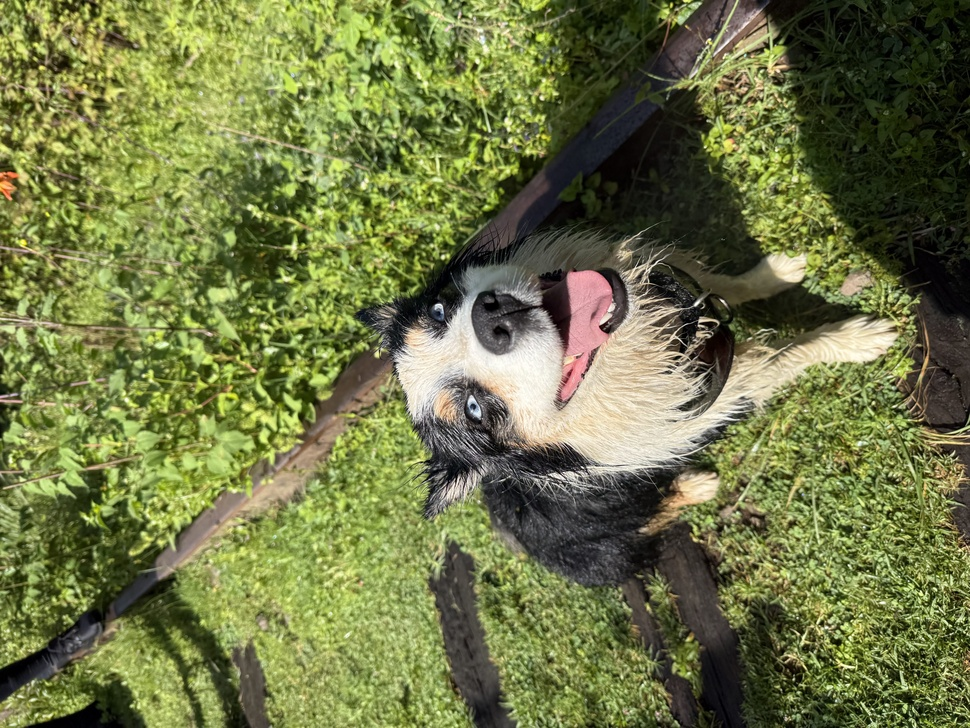
#> input picture 2.5_AlgoritmosDeMejoramiento/data/img1.jpg, 970 x 728 px, shrunk from 4618 x 3464 before the run; the run also reads 3 pictures not shown here
$ jupyter execute 2.5_Algoritmos_de_mejoramiento.ipynb
#> lines starting #> are read from the running program, lines starting #| are printed output that depends on the picture
# 2.5 Google Colab - Algoritmos de mejoramiento de imágenes basado por pixeles
### Computer Vision for Images and Video (TC4033 - Group 10)

- **School**: School of Engineering and Sciences, Tecnológico de Monterrey
- **Lead Professor**: Dr. Gilberto Ochoa Ruiz
- **Assistant Professor**: MIP Ma. del Refugio Melendez Alfaro
- **Tutor Professor**: Iván Reyes Amezcua
- **Team 5**:
  - Benjamin Cisneros Barraza - A01796323
  - Jonatan Israel Meza Mendoza - A01275322
  - Carlos Pano Hernández - A01066264
  - Edgar Omar Cruz Mendoza - A01795590
- **Date**: Sunday, September 21th, 2025

## Importing Libraries <a class="anchor" id="libraries" ></a>

[cell 1]
from matplotlib import image as mpimg
import matplotlib.pyplot as plt
import numpy as np
import cv2

## Loading Images <a class="anchor" id="loading"></a>

[cell 2]
# Load images
try:
    img1 = mpimg.imread('data/img1.jpg')
#> img1 is the input picture: shape (728, 970, 3); mean R, G, B 111.2, 117.9, 69.9
    img2 = mpimg.imread('data/img2.jpg')
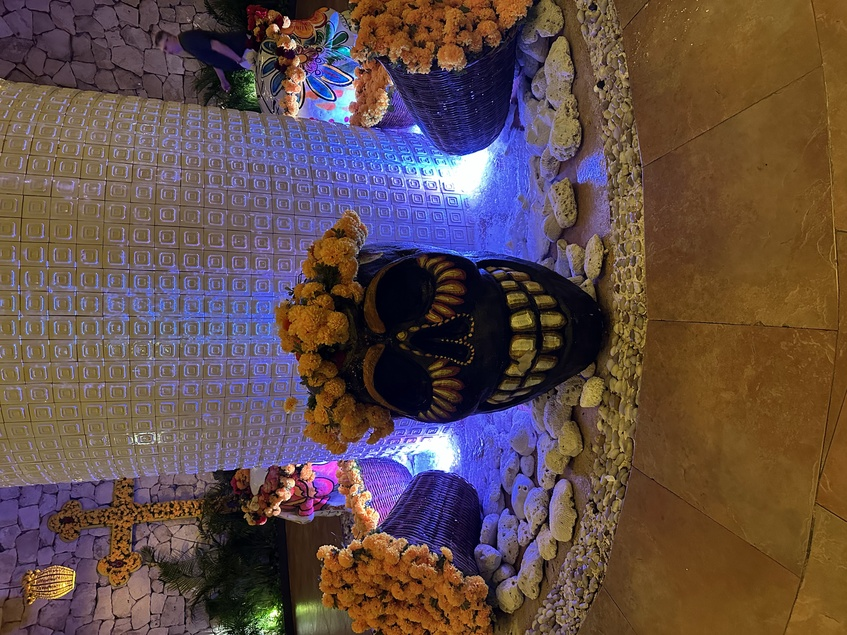
#> input picture 2.5_AlgoritmosDeMejoramiento/data/img2.jpg, 847 x 635 px, shrunk from 4032 x 3024 before the run
#> img2 is the input picture: shape (635, 847, 3); mean R, G, B 97.2, 76.6, 72.9
    img3 = mpimg.imread('data/img3.jpg')
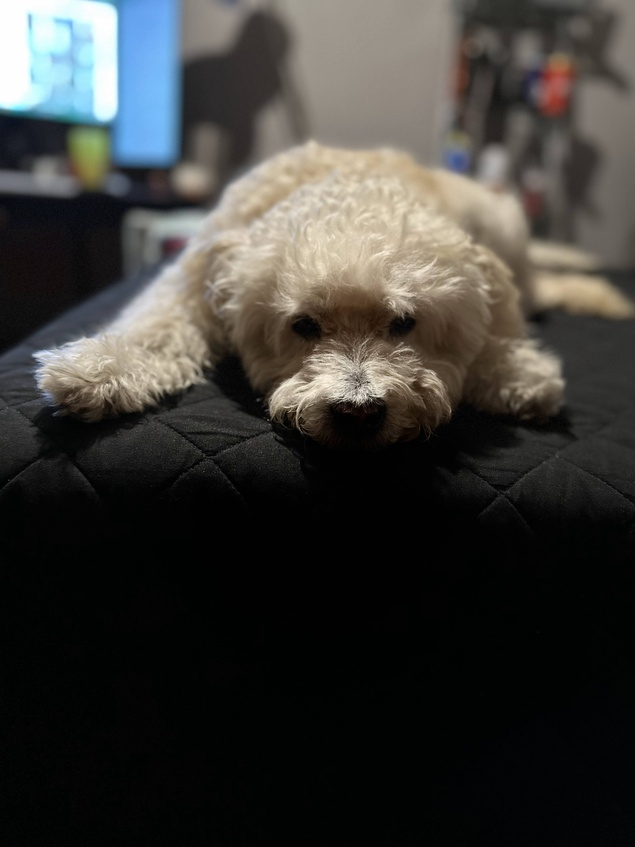
#> input picture 2.5_AlgoritmosDeMejoramiento/data/img3.jpg, 635 x 847 px, shrunk from 3024 x 4032 before the run
#> img3 is the input picture: shape (847, 635, 3); mean R, G, B 59.5, 58.6, 55.3
    print('Images loaded successfully!')
    print('Image 1 shape:', img1.shape)
#| Image 1 shape: (728, 970, 3)
    print('Image 2 shape:', img2.shape)
#| Image 2 shape: (635, 847, 3)
    print('Image 3 shape:', img3.shape)
#| Image 3 shape: (847, 635, 3)
except FileNotFoundError as e:
    print(f"Error loading images: {e}. Please ensure the 'data' folder is in the same directory as this notebook and contains the required images.")
    # Handle gracefully if images are not found
    img1, img2, img3 = None, None, None

[cell 3]
# Display the selected images
if img1 is not None and img2 is not None and img3 is not None:
    fig, axes = plt.subplots(1, 3, figsize=(15, 5))

    axes[0].imshow(img1)
    axes[0].set_title('Image 1')
    axes[0].axis('off')

    axes[1].imshow(img2)
    axes[1].set_title('Image 2')
    axes[1].axis('off')

    axes[2].imshow(img3)
    axes[2].set_title('Image 3')
    axes[2].axis('off')

    plt.tight_layout()
    plt.show()

### Exercise 1
Research and implement the tile-based histogram equalization method.

In these methods, the image is partitioned into different windows (i.e., tiles), and histograms are calculated independently for each window, applying the correction to each tile. There is a trade-off between the window size and computational complexity, making this method more complex than the simple approach.

Implement this version and perform some tests by varying the window size. Another drawback is that you may observe noticeable differences in contrast between the blocks; how could this be improved?

# -------------------------------

## Tile-Based Histogram Equalization (CLAHE)

**Tile-based histogram equalization**, specifically the **Contrast-Limited Adaptive Histogram Equalization (CLAHE)** method, is a technique to improve contrast in images. Unlike global histogram equalization, which calculates a single histogram for the entire image, CLAHE divides the image into smaller, non-overlapping regions called **tiles**.

The CLAHE method addresses the limitations of simple adaptive histogram equalization (AHE) by preventing the amplification of noise and ensuring smooth transitions between tiles. This method works by:

- **Tiling:** The input image is divided into a grid of rectangular tiles. The size of these tiles is a crucial parameter. A larger tile size results in a more uniform equalization, similar to the global method, while a smaller size provides more localized contrast enhancement.

- **Local Equalization:** A histogram is computed for each tile. A key step in CLAHE is to **clip** this histogram at a predefined limit. This prevents any single intensity value from having a disproportionately high frequency, which would cause over-enhancement and noise amplification. After clipping, the histogram is normalized, and a separate mapping function is generated for each tile.

- **Interpolation:** To eliminate the artificial boundaries that can appear between tiles due to independent processing, CLAHE uses **bilinear interpolation**. This process smooths the transition between adjacent tiles by blending the equalization results from the surrounding tiles, creating a seamless and natural-looking final image.

This approach is particularly effective for images where the contrast varies significantly across different regions, revealing details in both bright and dark areas simultaneously.

### Implementation and Parameter Testing

[cell 4]
# Creating our CLAHE function. Receives an image, a clip limit and a tile grid size.
def apply_clahe(image, clip_limit=2.0, tile_grid_size=(8, 8)):
    """
    Applies Contrast-Limited Adaptive Histogram Equalization (CLAHE).

    Parameters:
    - image: The input grayscale image.
    - clip_limit: The contrast clipping threshold. A higher value means more contrast.
    - tile_grid_size: The size of the tile grid (width, height).

    Returns:
    - The processed image.
    """
    # Create a CLAHE object
    clahe = cv2.createCLAHE(clipLimit=clip_limit, tileGridSize=tile_grid_size)

    # Apply CLAHE to the image
    processed_image = clahe.apply(image)

    return processed_image

[cell 5]
if img1 is not None and img2 is not None and img3 is not None:
    try:
        # Convert images to grayscale for CLAHE processing
        img1_gray = cv2.cvtColor(img1, cv2.COLOR_RGB2GRAY)
        img2_gray = cv2.cvtColor(img2, cv2.COLOR_RGB2GRAY)
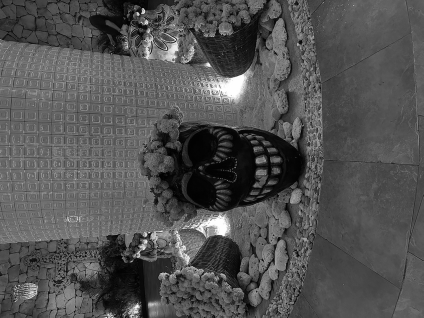
#> img2_gray: shape (635, 847) (shown at 1/2 size); min 0, max 255, mean 82.4
        img3_gray = cv2.cvtColor(img3, cv2.COLOR_RGB2GRAY)
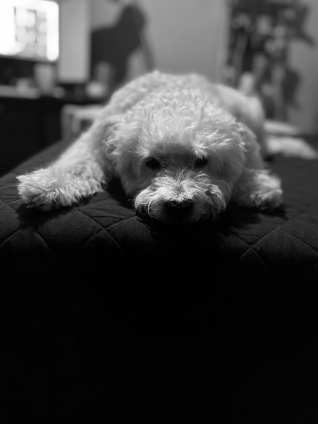
#> img3_gray: shape (847, 635) (shown at 1/2 size); min 0, max 255, mean 58.4

        # Vary the window size and contrast limits for testing
        sizes = [(4, 4), (8, 8), (16, 16)]
        clip_limits = [1.0, 2.0, 4.0]

        images = [img1_gray, img2_gray, img3_gray]
        image_names = ['Image 1', 'Image 2', 'Image 3']

        for img_idx, (img_gray, img_name) in enumerate(zip(images, image_names)):
            print(f"\nProcessing {img_name}...")

            # Create a comprehensive figure with images and histograms
            fig = plt.figure(figsize=(20, 25))

            # Create grid layout: 2 columns (image + histogram) for each row
            gs = fig.add_gridspec(len(sizes) * len(clip_limits) + 1, 2, hspace=0.3, wspace=0.3)

            # Original image and histogram
            ax_img = fig.add_subplot(gs[0, 0])
            ax_hist = fig.add_subplot(gs[0, 1])

            ax_img.imshow(img_gray, cmap='gray')
            ax_img.set_title(f"{img_name} - Original (Grayscale)", fontsize=14, fontweight='bold')
            ax_img.axis('off')

            # Original histogram
            ax_hist.hist(img_gray.ravel(), bins=256, range=(0, 255), color='gray', alpha=0.7)
            ax_hist.set_title(f"Original Histogram", fontsize=12)
            ax_hist.set_xlabel('Pixel Intensity')
            ax_hist.set_ylabel('Frequency')
            ax_hist.grid(True, alpha=0.3)

            plot_index = 1

            for size in sizes:
                for clip in clip_limits:
                    processed_image = apply_clahe(img_gray, clip_limit=clip, tile_grid_size=size)

                    # Image subplot
                    ax_img = fig.add_subplot(gs[plot_index, 0])
                    ax_img.imshow(processed_image, cmap='gray')
                    ax_img.set_title(f"CLAHE: Tile {size}, Clip {clip}", fontsize=12)
                    ax_img.axis('off')

                    # Histogram subplot
                    ax_hist = fig.add_subplot(gs[plot_index, 1])
                    ax_hist.hist(processed_image.ravel(), bins=256, range=(0, 255), color='blue', alpha=0.7)
                    ax_hist.set_title(f"Histogram: Tile {size}, Clip {clip}", fontsize=12)
                    ax_hist.set_xlabel('Pixel Intensity')
                    ax_hist.set_ylabel('Frequency')
                    ax_hist.grid(True, alpha=0.3)

                    plot_index += 1

            plt.suptitle(f"CLAHE Analysis for {img_name}", fontsize=16, fontweight='bold', y=0.98)
            plt.tight_layout()
            plt.show()

            # Statistical analysis
            print(f"\n{img_name} - Statistical Analysis:")
            print(f"Original - Mean: {img_gray.mean():.2f}, Std: {img_gray.std():.2f}")

            # Test different parameters and show best results
            best_contrast = 0
            best_params = None
            best_image = None

            for size in sizes:
                for clip in clip_limits:
                    test_img = apply_clahe(img_gray, clip_limit=clip, tile_grid_size=size)
                    contrast = test_img.std()  # Standard deviation as contrast measure
                    if contrast > best_contrast:
                        best_contrast = contrast
                        best_params = (size, clip)
                        best_image = test_img

            print(f"Best CLAHE - Tile: {best_params[0]}, Clip: {best_params[1]}")
            print(f"Best CLAHE - Mean: {best_image.mean():.2f}, Std: {best_image.std():.2f}")
            print(f"Contrast Improvement: {((best_contrast - img_gray.std()) / img_gray.std() * 100):.1f}%")
#> this loop made 3 passes
#> img_name on passes 1 to 3: 'Image 1', 'Image 2', 'Image 3'
#> (printed output is left out)
#> pass 1, in apply_clahe (call 3), `processed_image = clahe.apply(image)`:
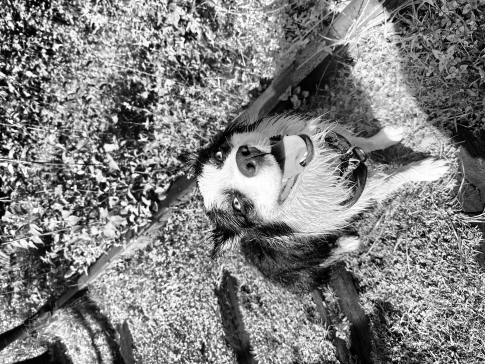
#> processed_image: shape (728, 970) (shown at 1/2 size); min 0, max 255, mean 127.8
#> pass 2, `plt.show()`:
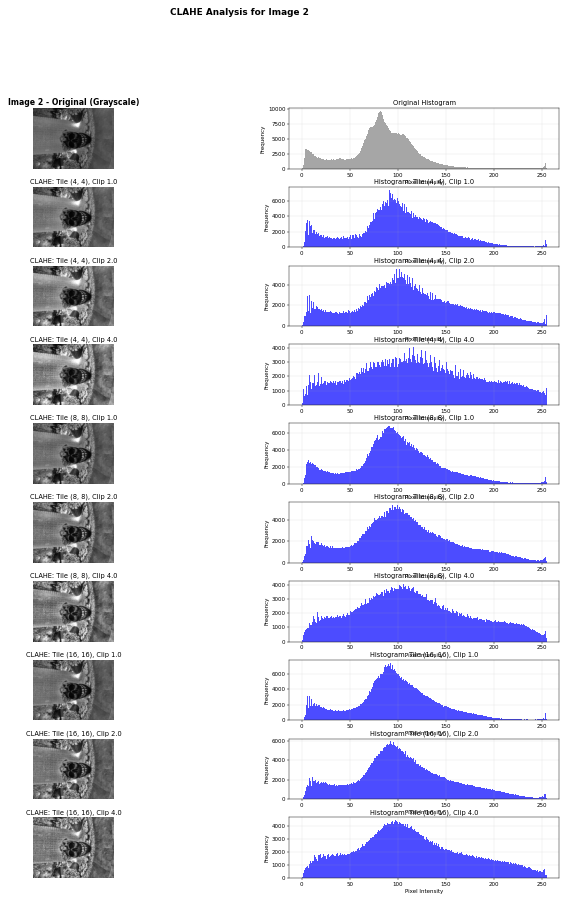
#> figure drawn by matplotlib, 20 panels; panel 2: tallest bar 9711 high, from x = 81.68 to 82.68; panel 4: tallest bar 7458 high, from x = 90.64 to 91.64; panel 6: tallest bar 5558 high, from x = 101.6 to 102.6; panel 8: tallest bar 4034 high, from x = 115.5 to 116.5
#> (the rest of the program and of its run is left out)
